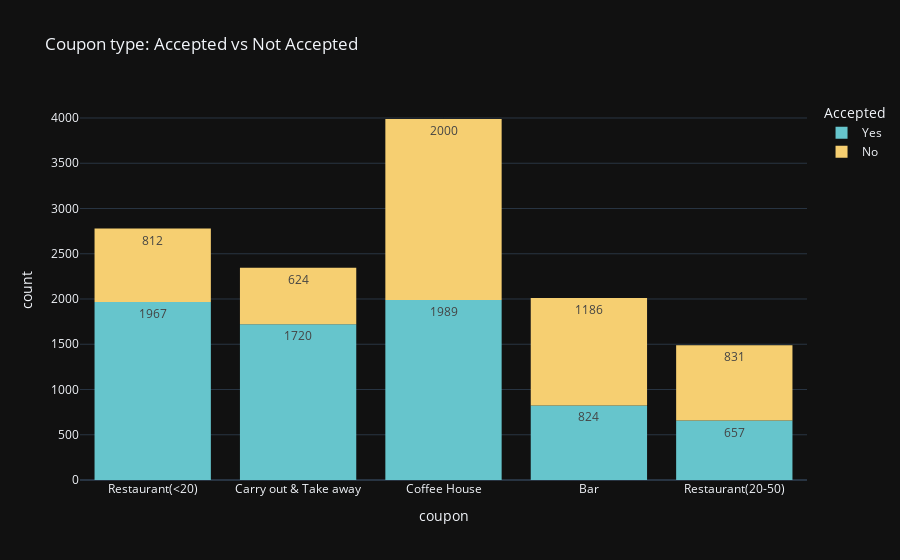

The cell this chart's notebook holds for it:
### Code cell
# Plot Histogram
fig = px.histogram(
    data,
    x='coupon', color='Accepted',
    text_auto=True,
    title='Coupon type: Accepted vs Not Accepted',
    color_discrete_sequence = px.colors.qualitative.Pastel
)

fig.show()

### Figure 1 — Plotly figure (JSON) as saved in the notebook; plotly's stock layout.template omitted (floating-point values rounded to 4 significant figures; data arrays with more than 128 entries replaced by an {"elided": "..."} marker saying what was removed)
{"data": [{"alignmentgroup": "True", "bingroup": "x", "hovertemplate": "Accepted=Yes<br>coupon=%{x}<br>count=%{y}<extra></extra>", "legendgroup": "Yes", "marker": {"color": "rgb(102, 197, 204)", "pattern": {"shape": ""}}, "name": "Yes", "offsetgroup": "Yes", "orientation": "v", "showlegend": true, "texttemplate": "%{value}", "x": {"elided": "7157 str values"}, "xaxis": "x", "yaxis": "y", "type": "histogram"}, {"alignmentgroup": "True", "bingroup": "x", "hovertemplate": "Accepted=No<br>coupon=%{x}<br>count=%{y}<extra></extra>", "legendgroup": "No", "marker": {"color": "rgb(246, 207, 113)", "pattern": {"shape": ""}}, "name": "No", "offsetgroup": "No", "orientation": "v", "showlegend": true, "texttemplate": "%{value}", "x": {"elided": "5453 str values"}, "xaxis": "x", "yaxis": "y", "type": "histogram"}], "layout": {"xaxis": {"anchor": "y", "domain": [0.0, 1.0], "title": {"text": "coupon"}}, "yaxis": {"anchor": "x", "domain": [0.0, 1.0], "title": {"text": "count"}}, "legend": {"title": {"text": "Accepted"}, "tracegroupgap": 0}, "title": {"text": "Coupon type: Accepted vs Not Accepted"}, "barmode": "relative"}}
